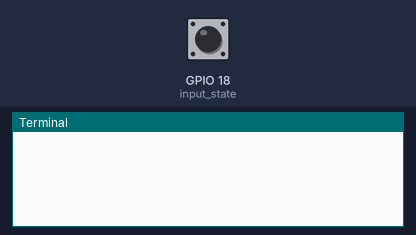
Bench run of a program on a simulated Raspberry Pi (BCM pin numbers). Parts: the last lines printed to the terminal. The inputs (shaded band) are chosen by the test bench; at power-on: GPIO 18 (input_state) HIGH. Web requests get an empty 200 reply after 0.4 s.

Above: at 1.2 s.
1.3 s: GPIO 18 (input_state) pulled LOW for 0.15 s
At 1.56 s:
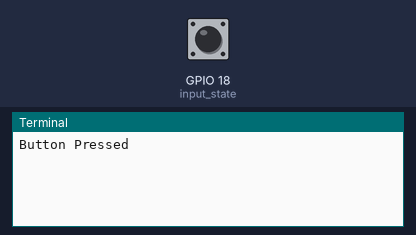
At 2.6 s:
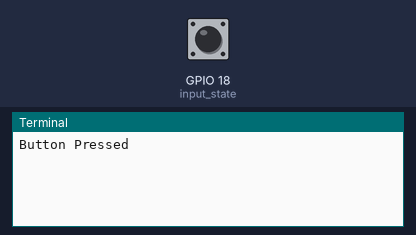

The program:

bell.py
```python
#Import statements
import RPi.GPIO as GPIO
import time
import requests

#URL to sent the POST request
url = "Enter_URL_Here"
#The message JSON object and it's value
data = {"message" : "Door bell"}

#Setup the GPIO pin
GPIO.setwarnings(False)
GPIO.setmode(GPIO.BCM)
GPIO.setup(18, GPIO.IN, pull_up_down=GPIO.PUD_UP)

#Continuously check the pin
while True:
	input_state = GPIO.input(18)
	if input_state == False:
                #Print that the button has been pressed
		print("Button Pressed")
		#Send the POST request to the stored url and body data
		x = requests.post(url, json = data)
		#Print out any respose
		print(x.text)
		#Sleep to allow the button to be released
		time.sleep(0.2)
```

Measured:
- after the input at 1.3 s, the terminal: prints a new line at once (image 1)
